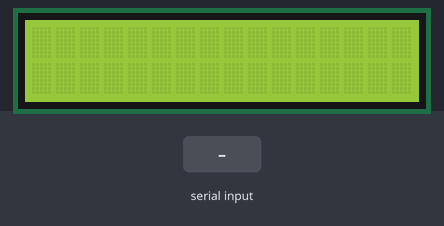
Simulated run of this sketch. Board: Arduino Uno, built with avr-gcc and run on an emulated ATmega328P. On the bench: 16×2 character LCD. The inputs (shaded band) are chosen by the test bench.

Above: at 1.2 s.
1.3 s: "0" received over Serial
At 3.2 s:
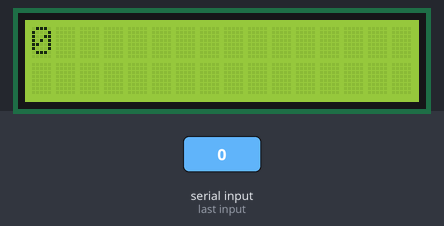
3.5 s: "1" received over Serial
At 5.2 s:
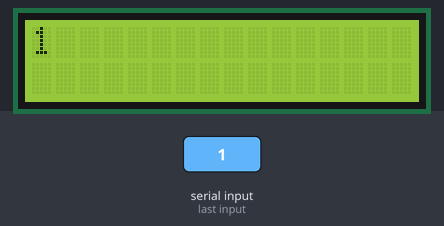
Timing chart, 0 to 6.7 s (numbered marks = the images above; inputs shaded):
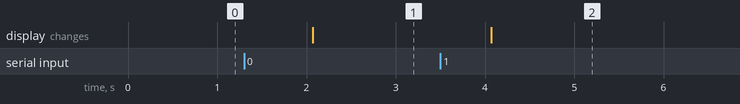

Measured:
- after the input at 1.3 s, the display: changes after 0.77 s (image 1)
- after the input at 3.5 s, the display: changes after 0.57 s (image 2)

The sketch:

LCD_Java.ino
```cpp
#include <LiquidCrystal.h>  // incluye la biblioteca liquidCrystal

float tempC;            // variable para la temperatura

// VARIALBES PARA MENSAJES
boolean mensajeDisponible = false;  // Variable que cambia cuando hay un mensaje para mostrar

// VARIABLES PARA PANTALLA
LiquidCrystal lcd(11, 10, 5, 4, 3, 2);  // instancia de pantalla con sus pines
int imprimir = 0;                       // CUENTA LOS CARACTERES A IMPRIMIR
String Mensaje = "";                    // VARIABLE QUE ALMACENA MENSAJE A MOSTRAR

void setup() {
  pinMode(10,OUTPUT);       // ESTABLECER EL PIN 10 COMO SALIDA
  digitalWrite(10,HIGH);    // ENCENDER EL PIN 10
  lcd.begin(16, 2);         // EMPEZAR EN 16,2

  Serial.begin(9600);       // INICIAR COMUNICACIÓN SERIAL
}

void loop() {

  evaluarMensajes();        // LLAMAR MÉTODO
}


/*MÉTODO QUE IMPRIME MENSAJES ENVIADOS DESDE JAVA EN LA PANTALLA DISPLAY LCD*/
void evaluarMensajes() {
  int caracteres=0;                                   // ALMACENA EL TAMAÑO DEL MENSAJE

  while (Serial.available()>0) {                      // SI HAY MENSAJES DISPONIBLES
    lcd.clear();                                      // LIMPIAR PANTALLA
    Mensaje=Mensaje+Decimal_to_ASCII(Serial.read());  // ALMACENAR MENSAJE EN VARIABLE
  }

  caracteres=Mensaje.length();                        // ALMACENAR TAMAÑO DEL MENSAJE EN VARIABLE
  if (caracteres>16){                                 // SI EL MENSAJE SUPERA LOS 16 CARACTERES
    mensajeDisponible = true;                         // CAMBIAR VARIABLE A TRUE

    if (Mensaje!="") {                                // SI EL MENSAJE NO ESTÁ VACÍO
      lcd.clear();                                    // LIMPIAR PANTALLA
      lcd.print(Mensaje.substring(0,16));             // IMPRIMIR MENSAJE EN PANTALLA LCD
      lcd.setCursor(0,1);                             // CAMBIAR POSICIÓN DEL CURSOR
      lcd.print(Mensaje.substring(16,caracteres));    // IMPRIMIR MENSAJE
    }
  } else if(caracteres <= 16 && Mensaje != "") {      // SI EL MENSAJE NO SUPERA LOS 16 CARACTERES Y NO ESTÁ VACÍO
    mensajeDisponible = true;                         // CAMBIAR VARIABLE A TRUE

    lcd.clear();                                      // LIMPIAR PANTALLA
    lcd.print(Mensaje);                               // IMPRIMIR MENSAJE EN PANTALLA LCD
  } else {                                            // SI NINGUNA DE ESTAS CONDICIONES SE CUMPLE
    mensajeDisponible = false;                        // NO HAY MENSAJE DISPONIBLE
  }

  delay(1000);                                        // ESPERAR UN SEGUNDO
  Mensaje="";                                         // ESTABLECER VARIABLE MENSAJE A VACÍA
}

/*MÉTODO QUE RETORNA UN CARACTER EN FUNCIÓN DEL NÚMERO QUE RECIBE COMO PARÁMETRO*/
char Decimal_to_ASCII(int entrada){
  char salida=' '; // VARIABLE QUE ALMACENA EL CARACTER Y LO RETORNA

  // EVALUAR EL NÚMERO RECIBIDO
  switch(entrada){
    case 32:
    salida=' ';
    break;
    case 33:
    salida='!';
    break;
    case 34:
    salida='"';
    break;
    case 35:
    salida='#';
    break;
    case 36:
    salida='$';
    break;
    case 37:
    salida='%';
    break;
    case 38:
    salida='&';
    break;
    case 39:
    salida=' ';
    break;
    case 40:
    salida='(';
    break;
    case 41:
    salida=')';
    break;
    case 42:
    salida='*';
    break;
    case 43:
    salida='+';
    break;
    case 44:
    salida=',';
    break;
    case 45:
    salida='-';
    break;
    case 46:
    salida='.';
    break;
    case 47:
    salida='/';
    break;
    case 48:
    salida='0';
    break;
    case 49:
    salida='1';
    break;
    case 50:
    salida='2';
    break;
    case 51:
    salida='3';
    break;
    case 52:
    salida='4';
    break;
    case 53:
    salida='5';
    break;
    case 54:
    salida='6';
    break;
    case 55:
    salida='7';
    break;
    case 56:
    salida='8';
    break;
    case 57:
    salida='9';
    break;
    case 58:
    salida=':';
    break;
    case 59:
    salida=';';
    break;
    case 60:
    salida='<';
    break;
    case 61:
    salida='=';
    break;
    case 62:
    salida='>';
    break;
    case 63:
    salida='?';
    break;
    case 64:
    salida='@';
    break;
    case 65:
    salida='A';
    break;
    case 66:
    salida='B';
    break;
    case 67:
    salida='C';
    break;
    case 68:
    salida='D';
    break;
    case 69:
    salida='E';
    break;
    case 70:
    salida='F';
    break;
    case 71:
    salida='G';
    break;
    case 72:
    salida='H';
    break;
    case 73:
    salida='I';
    break;
    case 74:
    salida='J';
    break;
    case 75:
    salida='K';
    break;
    case 76:
    salida='L';
    break;
    case 77:
    salida='M';
    break;
    case 78:
    salida='N';
    break;
    case 79:
    salida='O';
    break;
    case 80:
    salida='P';
    break;
    case 81:
    salida='Q';
    break;
    case 82:
    salida='R';
    break;
    case 83:
    salida='S';
    break;
    case 84:
    salida='T';
    break;
    case 85:
    salida='U';
    break;
    case 86:
    salida='V';
    break;
    case 87:
    salida='W';
    break;
    case 88:
    salida='X';
    break;
    case 89:
    salida='Y';
    break;
    case 90:
    salida='Z';
    break;
    case 91:
    salida='[';
    break;
    case 92:
    salida=' ';
    break;
    case 93:
    salida=']';
    break;
    case 94:
    salida='^';
    break;
    case 95:
    salida='_';
    break;
    case 96:
    salida='`';
    break;
    case 97:
    salida='a';
    break;
    case 98:
    salida='b';
    break;
    case 99:
    salida='c';
    break;
    case 100:
    salida='d';
    break;
    case 101:
    salida='e';
    break;
    case 102:
    salida='f';
    break;
    case 103:
    salida='g';
    break;
    case 104:
    salida='h';
    break;
    case 105:
    salida='i';
    break;
    case 106:
    salida='j';
    break;
    case 107:
    salida='k';
    break;
    case 108:
    salida='l';
    break;
    case 109:
    salida='m';
    break;
    case 110:
    salida='n';
    break;
    case 111:
    salida='o';
    break;
    case 112:
    salida='p';
    break;
    case 113:
    salida='q';
    break;
    case 114:
    salida='r';
    break;
    case 115:
    salida='s';
    break;
    case 116:
    salida='t';
    break;
    case 117:
    salida='u';
    break;
    case 118:
    salida='v';
    break;
    case 119:
    salida='w';
    break;
    case 120:
    salida='x';
    break;
    case 121:
    salida='y';
    break;
    case 122:
    salida='z';
    break;
    case 123:
    salida='{';
    break;
    case 124:
    salida='|';
    break;
    case 125:
    salida='}';
    break;
    case 126:
    salida='~';
    break;
  }

  return salida; // RETORNAR VARAIBLE
}
```
